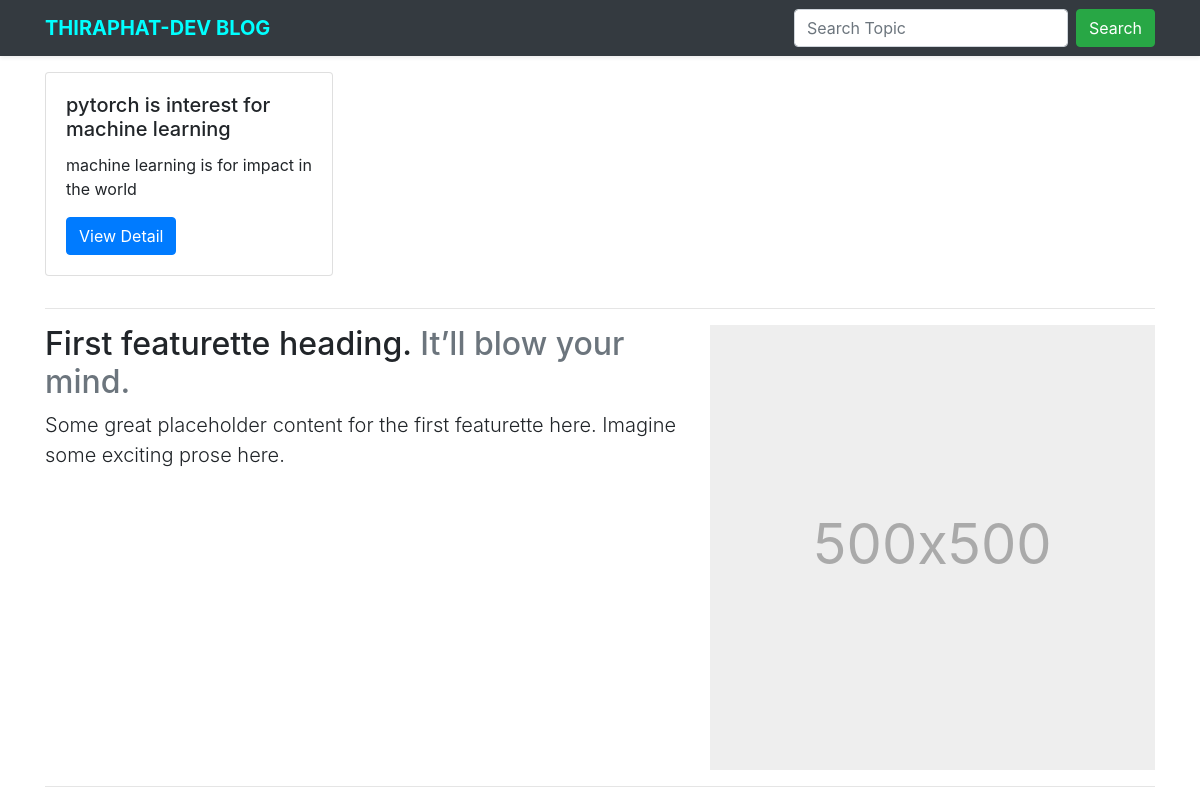
Page /blog/ (upper part) on the earlier database version.
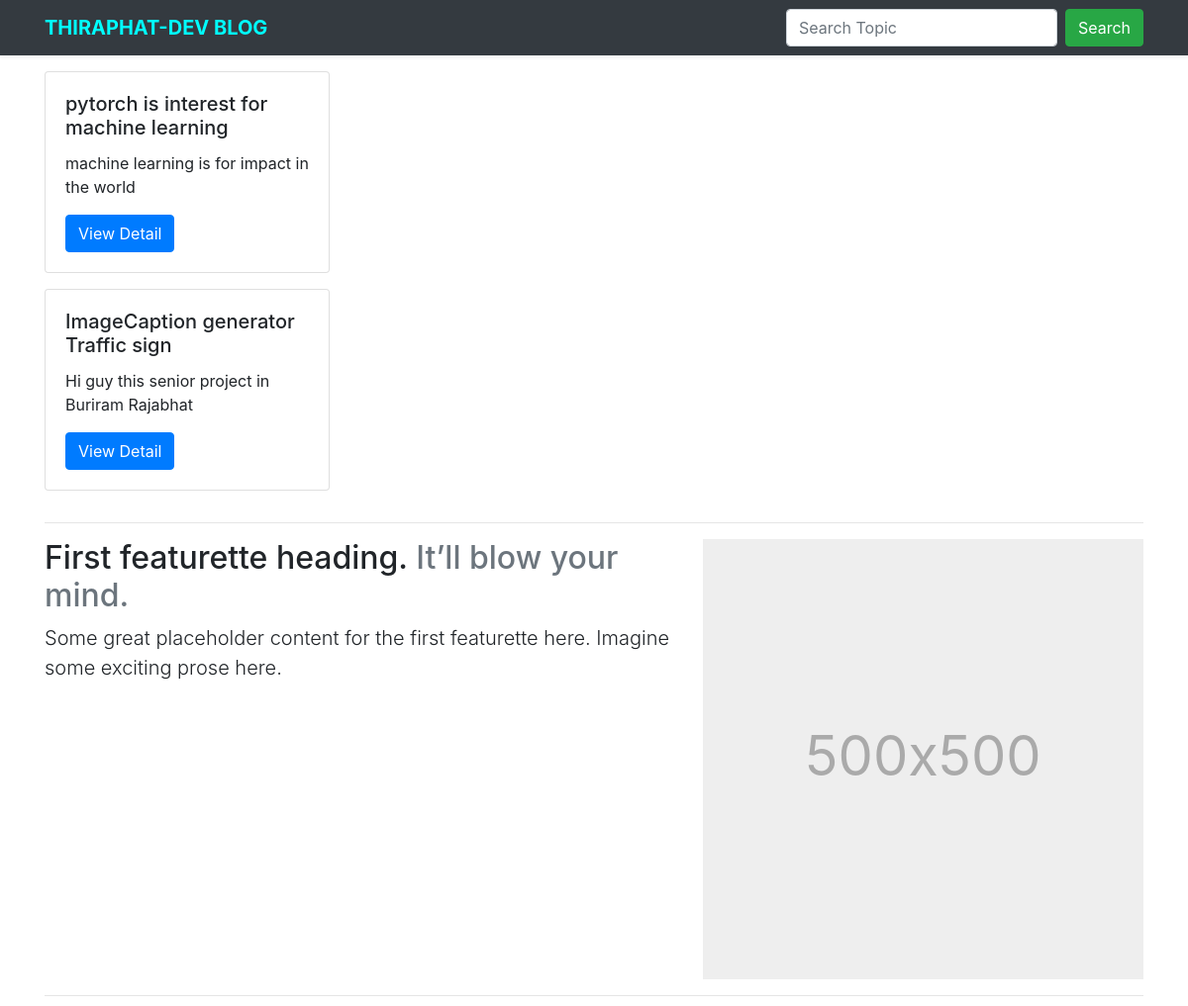
Same page on the later database version.
### blog/models.py (models this page shows, shortened)
class Post(models.Model):
	categories_choice =  (
		("BlockChain", "BlockChain Technology"),
		("AI", "Technology"),
		("NFT", "NFT Technology"),
		("BACKEND", "BACKEND Technology"),
		("FRONTEND", "FRONTEND Technology"),
	)
	title = models.CharField(max_length=300)
	body = models.TextField()
	photo = models.ImageField(upload_to='blog/%Y/%m/%d', blank=True)
	category = models.CharField(max_length=50, choices=categories_choice)
	post_status = models.BooleanField(default=False)
	created_at = models.DateTimeField(auto_now_add=True)
	updated_at = models.DateTimeField(auto_now=True)

### blog/views.py (the view)
# urls.py: path('', views.index, name="index"),
def index(request):
    posts = Post.objects.all()
    return render(request, "index.html", {'posts': posts})

### blog/templates/index.html (shortened to what this page needs)
	{%extends 'base.html' %}
	{%block content%}
	<main>
		<div class="container">
			{% for post in posts%}
			<div class="row pb-3">
				<div class="col-sm-12">
					<div class="card" style="width: 18rem;">
						<div class="card-body">
							<h5 class="card-title">{{post.title}}</h5>
							<p class="card-text">{{post.body|safe|truncatechars_html:200}}
							</p>
							<a href="{%url 'post_detail' post.id%}" class="btn btn-primary">View Detail</a>
						</div>
					</div>
				</div>
			</div>
			{%endfor%}
			<hr class="featurette-divider">
			<div class="row featurette">
				<div class="col-md-7">
					<h2 class="featurette-heading">First featurette heading. <span
							class="text-muted">It’ll blow your mind.</span></h2>
					<p class="lead">Some great placeholder content for the first featurette here.
						Imagine some exciting prose here.</p>
				</div>
				<div class="col-md-5">
					<svg class="bd-placeholder-img bd-placeholder-img-lg featurette-image img-fluid mx-auto"
						width="500" height="500" xmlns="http://www.w3.org/2000/svg" role="img"
						aria-label="Placeholder: 500x500" preserveAspectRatio="xMidYMid slice"
						focusable="false">
						<rect width="100%" height="100%" fill="#eee" /><text x="50%" y="50%"
							fill="#aaa" dy=".3em">500x500</text>
					</svg>
				</div>
			</div>
			<hr class="featurette-divider">
		</div>
	</main>
{%endblock%}

Differences in the rows shown:
added Post: title "ImageCaption generator Traffic sign", body "Hi guy this senior project in Buriram Rajabhat"
